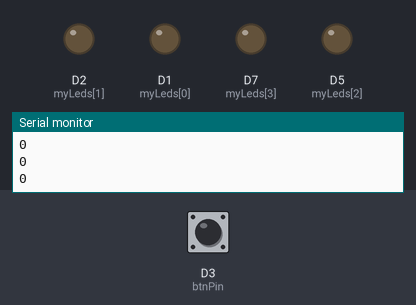
A sketch run on a simulated ESP8266 (NodeMCU). Shown: output pins drawn as LEDs (lit = HIGH), the last lines printed to the serial monitor. The test bench sets the inputs (shaded band); at power-on: D3 (btnPin) HIGH.

Above: at 1.2 s.
1.3 s: D3 (btnPin) pulled LOW for 0.15 s
At 1.9 s:
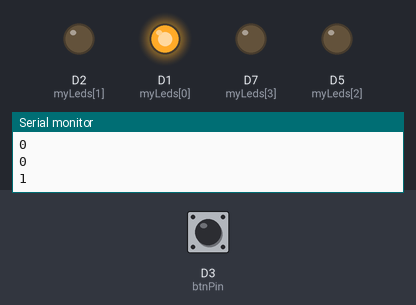
4.4 s: D3 (btnPin) pulled LOW for 1 s
At 6.1 s:
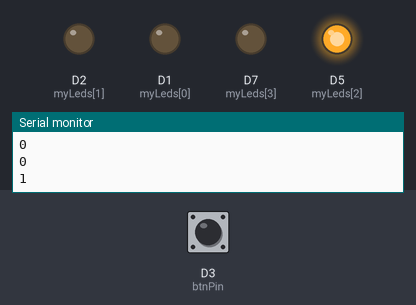
8.4 s: D3 (btnPin) pulled LOW for 3.2 s
At 11.9 s:
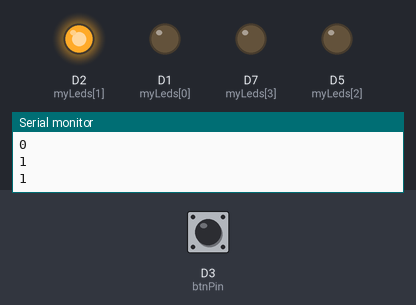
Timing chart, 0 to 20.6 s (numbered marks = the images above; inputs shaded):
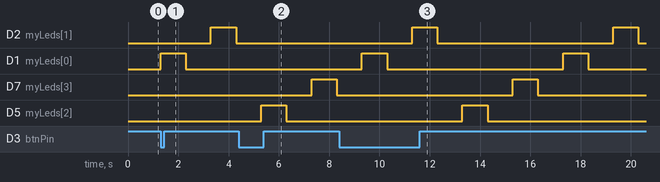

The sketch:

esp8266_led.ino
```cpp
int ledState = 0;
int btnPin = 0;
int myLeds[] = {D1, D2, D5, D7};

void blink() {
  for (int i = 0; i < 4; i++) {
    digitalWrite(myLeds[i], HIGH);
    delay(1000);
    digitalWrite(myLeds[i], LOW);
    delay(1000);
  }
}

void off() {
  for (int i = 0; i < 4; i++) {
    digitalWrite(myLeds[i], LOW);
  }
}

void toggle() {
  ledState = !ledState;
}

void setup() {
  for (int i = 0; i < 4; i++) {
    pinMode(myLeds[i], OUTPUT);
  }

  // Attach Flash button to input
  pinMode(btnPin, INPUT_PULLUP);
  attachInterrupt(btnPin, toggle, FALLING);

  Serial.begin(115200);
  Serial.setDebugOutput(true);
}

void loop() {
  Serial.println(ledState);
  if (ledState) {
    blink();
  } else {
    off();
  }
}
```

Measured:
- after the input at 1.3 s, D2 (myLeds[1]): LOW → HIGH after 2.0 s, → LOW 1.0 s later; D1 (myLeds[0]): LOW → HIGH at once, → LOW 1.0 s later
- after the input at 8.4 s, D2 (myLeds[1]): alternates HIGH for 1.0 s and LOW for 7.0 s, starting after 2.9 s; D1 (myLeds[0]): alternates HIGH for 1.0 s and LOW for 7.0 s, starting after 0.90 s; D7 (myLeds[3]): LOW → HIGH after 6.9 s, → LOW 1.0 s later; D5 (myLeds[2]): LOW → HIGH after 4.9 s, → LOW 1.0 s later
